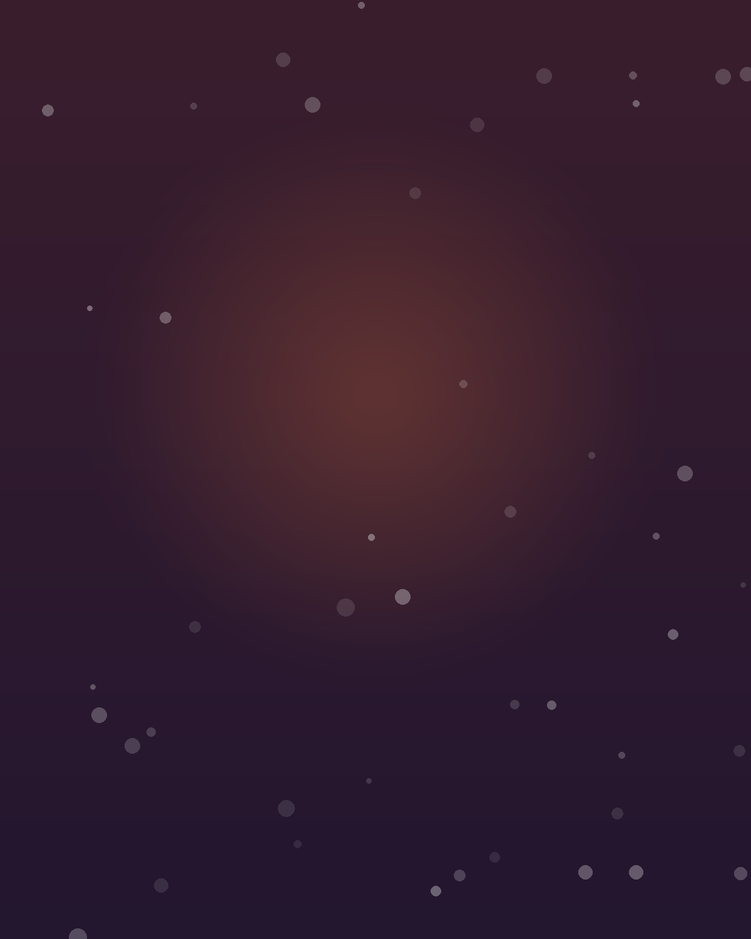
#> input picture brand_kit/assets/solstice_bg_gradient.png, 751 x 939 px, shrunk from 1200 x 1500 before the run
$ python -i roles.py   (imports and definitions only)
#> lines starting #> are read from the running program, lines starting #| are printed output that depends on the picture
"""Role inference WITHOUT ids: geometry + typography + z-order + groups + asset PIXELS (alpha ink stats)."""
import sys
from pathlib import Path
import numpy as np
from PIL import Image
ROOT = Path(__file__).resolve().parents[4]
ASSETS = ROOT / "brand_kit/assets"
_cache = {}

def asset_stats(asset_id):
    if asset_id in _cache: return _cache[asset_id]
    p = ASSETS / str(asset_id)
    if not p.is_file():
        _cache[asset_id] = None; return None
    im = Image.open(p); a = np.asarray(im.convert("RGBA"))[..., 3]
    has_alpha = im.mode in ("RGBA", "LA", "PA") and (a < 250).mean() > 0.01
    ys, xs = np.nonzero(a > 8)
    x0, y0, x1, y1 = (xs.min(), ys.min(), xs.max() + 1, ys.max() + 1) if len(xs) else (0, 0, a.shape[1], a.shape[0])
    fill = (a[y0:y1, x0:x1] > 8).mean()
    s = dict(w=im.width, h=im.height, alpha=has_alpha, ink=(x0 / im.width, y0 / im.height, x1 / im.width, y1 / im.height), fill=fill)
    _cache[asset_id] = s; return s

def infer_roles(src):
    cw, ch = src["canvas"]["width"], src["canvas"]["height"]; A = cw * ch
    els = src["elements"]; roles = {}
    groups = {}
    for e in els:
        if e.get("group_id"): groups.setdefault(e["group_id"], []).append(e)
    for e in els:
        area = e["width"] * e["height"]
        if e["type"] in ("image", "shape") and area >= 0.9 * A and e.get("z_index", 0) == min(x.get("z_index", 0) for x in els):
            roles[e["id"]] = "background"
    texts = [e for e in els if e["type"] == "text" and not e.get("group_id")]
    texts.sort(key=lambda e: (-e["font_size"], -len(e["content"])))
    if texts: roles[texts[0]["id"]] = "headline"
    def rgb(c): return [float(v) for v in c[c.index("(") + 1:-1].split(",")[:3]]
    head_rgb = rgb(texts[0]["color"]) if texts else None
    for e in texts[1:]:
        small = e["font_size"] <= 0.4 * texts[0]["font_size"]
        bottomish = e["y"] > 0.85 * ch
        c = rgb(e["color"]); sat = (max(c) - min(c)) / 255
        if small and bottomish and len(e["content"]) > 50:
            roles[e["id"]] = "legal"
        elif len(e["content"].split()) <= 5 and e.get("font_weight") == "bold" and sat > 0.3 and c != head_rgb:
            roles[e["id"]] = "cta_text"          # text-only call to action (accent colour, short, bold)
        else:
            roles[e["id"]] = "subhead"
    pills = []
    for gid, mem in groups.items():
        shp = [m for m in mem if m["type"] == "shape"]; txt = [m for m in mem if m["type"] == "text"]
        rot = any(abs(m.get("rotation", 0)) > 1 for m in mem)
        if rot:
            for m in mem: roles[m["id"]] = "sticker"
            continue
        if shp and txt: pills.append((gid, shp[0], txt[0]))
    if pills:
        # CTA = largest pill (area), tie-break lower on canvas; rest are badges
        pills.sort(key=lambda t: (-t[1]["width"] * t[1]["height"], -t[1]["y"]))
        for i, (gid, s, t) in enumerate(pills):
            r = "cta" if i == 0 else "badge"
            roles[s["id"]] = r + "_bg"; roles[t["id"]] = r + "_label"
    imgs = [e for e in els if e["type"] == "image" and e["id"] not in roles]
    scored = []
    for e in imgs:
        st = asset_stats(e.get("asset_id"))
        if st is None:
            roles[e["id"]] = "unseen_image"; continue
        asp = e["width"] / e["height"]
        logo_score = int(st["fill"] < 0.4) + int(asp >= 2) + int(e["y"] + e["height"] / 2 < 0.3 * ch) + int(e["width"] * e["height"] < 0.08 * A)
        scored.append((logo_score, e))
    scored.sort(key=lambda t: -t[0])
    for i, (sc, e) in enumerate(scored):
        roles[e["id"]] = "logo" if i == 0 and sc >= 3 else "hero"
    for e in els:
        if e["id"] in roles: continue
        if e["type"] == "shape":
            alpha = e.get("opacity", 1.0) * float(e["fill_color"].split(",")[-1].strip(" )"))
            roles[e["id"]] = "decoration" if alpha <= 0.35 or e["x"] < 0 or e["y"] < 0 else "panel"
        else:
            roles[e["id"]] = "other"
    return roles

# [10 lines not run here, left out]

>>> import cv2
>>> picture = cv2.imread('../../../../brand_kit/assets/solstice_bg_gradient.png', cv2.IMREAD_GRAYSCALE)
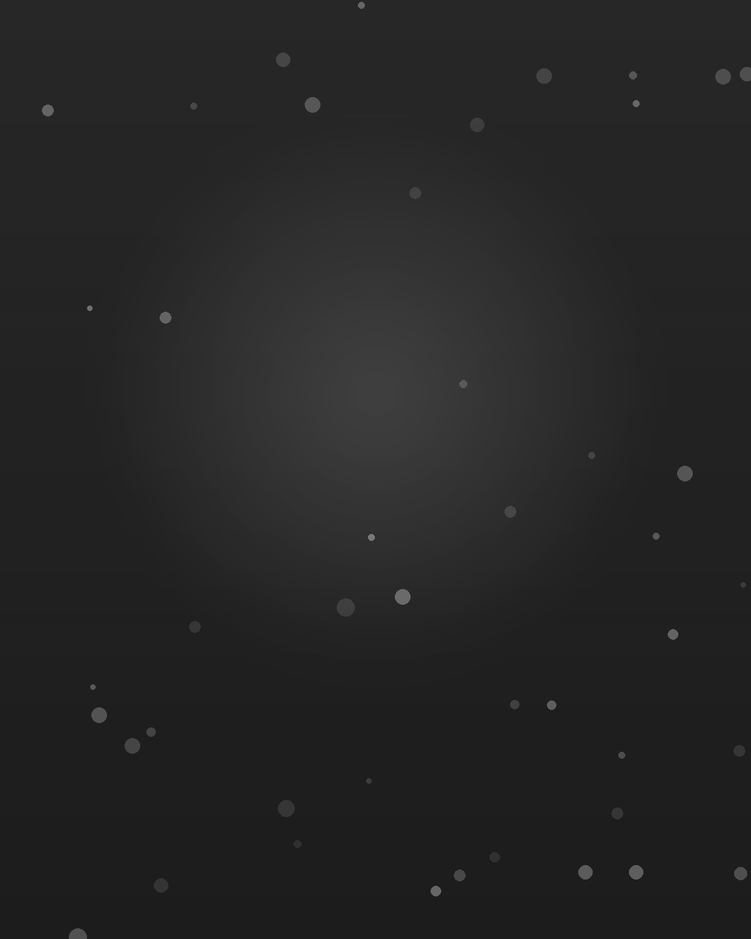
#> picture: shape (939, 751); min 21, max 124, mean 37.3
#> (the run stopped early here; a loop or call above may not have finished)
